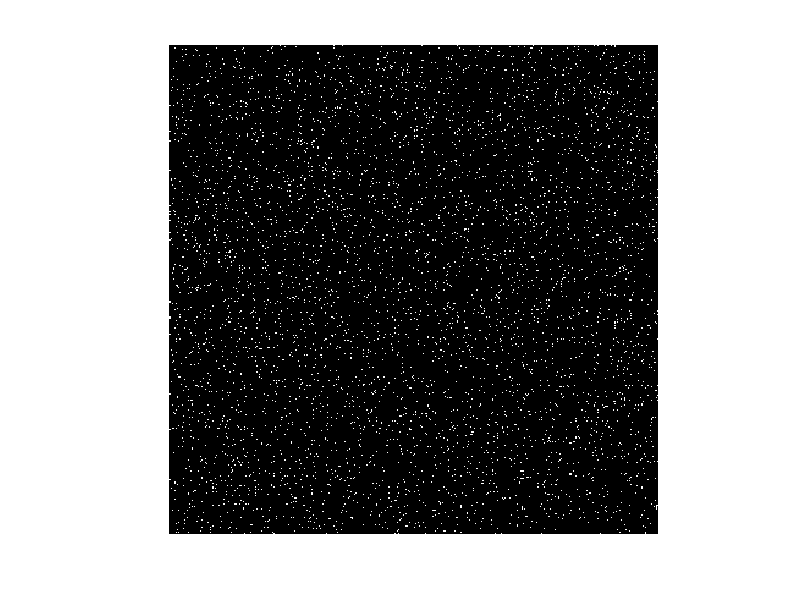

This figure's MATLAB source: (Note: this script raises an error after producing the figure.)
% Nicholas M Schneider
% 26 November 2013
% On latice 2D Diffusion



% Random Initial Distribution with one species
domainSize = [400 400];
domain = zeros(domainSize);
domain(rand(domainSize) < .03) = 1;

figure; imshow(domain)



% Import Domain
domain = imread('./sample_input.png');
domain = domain(:,:,1);
domainSize = size(domain);

figure; imshow(domain)



% Algorithmic Distribution
domainSize = [400 800];
domain = zeros(domainSize);
% Square
domain(150:250,150:250) = 1;
% Circle(s)
domain(50:75:350,450:75:750) = 1; % Define center
circle = fspecial('disk', 20) ~= 0; % This creates a circular shaped filter
domain(:,401:end) = imdilate( domain(:,401:end) , circle ); % This morphological Operator Replaces points with the shape defined in circle

figure; imshow(domain)



% Generate Position Arrays
[particlePosition(:,1), particlePosition(:,2)] = find(domain);
particleIndex = sub2ind( domainSize, particlePosition(:,1), particlePosition(:,2));



% Write image file
mkdir('./results')
imwrite(domain,['./results/_',num2str(0),'.png'])


for step = 1:100
    for i = 1:length(particlePosition)
        
        %Select Direction to Move
        switch ceil(4 * rand)
            case 1
                dR = [-1 0];
            case 2
                dR = [+1 0];
            case 3
                dR = [0 -1];
            case 4
                dR = [0 +1];
        end
        
        %New Particle Location
        tempPosition = particlePosition(i,:) + dR;
        
        %Periodic Boundary Conditions
        if tempPosition(2) < 1 %Left
            tempPosition(2) = tempPosition(2) + domainSize(2);
        elseif tempPosition(2) > domainSize(2) %Right
            tempPosition(2) = tempPosition(2) - domainSize(2);
        elseif tempPosition(1) < 1 %Top
            tempPosition(1) = tempPosition(1) + domainSize(1);
        elseif tempPosition(1) > domainSize(1) %Bottom
            tempPosition(1) = tempPosition(1) - domainSize(1);
        end
        
        
        
        % Move Particle
%         particlePosition(i,:) = tempPosition;
        
        % Convert new location to indicies for speedy search
        tempIndex = sub2ind( domainSize, tempPosition(1), tempPosition(2));
        % If where we want to move is empty, move
        if ~sum(ones(length(particleIndex),1)*tempIndex == particleIndex)
            particlePosition(i,:) = tempPosition;
            particleIndex(i) = tempIndex;
        end
    end
    
    % Comment out for no overlap... Uncomment if running with overlap
%     particleIndex = sub2ind( domainSize, particlePosition(:,1), particlePosition(:,2));
    
    
    
    
    % Write Image File at some rate
    if mod(step,1) == 0
        % Update Domain Image
        domain = zeros(domainSize);
        domain(particleIndex) = 1;
        imwrite(domain,['./results/_',num2str(step),'.png'])
    end
    
    % Print to Screen at some other rate
    if mod(step,1) == 0
        fprintf(1,'Time is %d \n', step )
    end
    
    
end